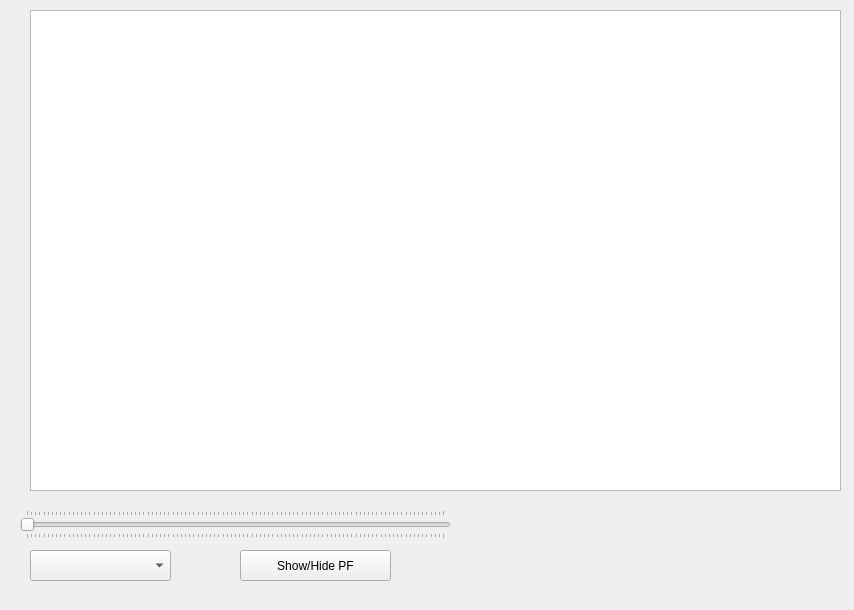
<?xml version="1.0" encoding="UTF-8"?>
<ui version="4.0">
 <class>plotdialog</class>
 <widget class="QDialog" name="plotdialog">
  <property name="geometry">
   <rect>
    <x>0</x>
    <y>0</y>
    <width>854</width>
    <height>610</height>
   </rect>
  </property>
  <property name="windowTitle">
   <string>Dialog</string>
  </property>
  <widget class="GraphicsLayoutWidget" name="graphicsView">
   <property name="geometry">
    <rect>
     <x>30</x>
     <y>10</y>
     <width>811</width>
     <height>481</height>
    </rect>
   </property>
  </widget>
  <widget class="QSlider" name="hslider">
   <property name="geometry">
    <rect>
     <x>20</x>
     <y>510</y>
     <width>431</width>
     <height>29</height>
    </rect>
   </property>
   <property name="maximum">
    <number>100</number>
   </property>
   <property name="orientation">
    <enum>Qt::Horizontal</enum>
   </property>
   <property name="tickPosition">
    <enum>QSlider::TicksBothSides</enum>
   </property>
  </widget>
  <widget class="QComboBox" name="comboBox">
   <property name="geometry">
    <rect>
     <x>30</x>
     <y>550</y>
     <width>141</width>
     <height>31</height>
    </rect>
   </property>
  </widget>
  <widget class="QToolButton" name="showbtn">
   <property name="geometry">
    <rect>
     <x>240</x>
     <y>550</y>
     <width>151</width>
     <height>31</height>
    </rect>
   </property>
   <property name="text">
    <string>Show/Hide PF</string>
   </property>
  </widget>
 </widget>
 <customwidgets>
  <customwidget>
   <class>GraphicsLayoutWidget</class>
   <extends>QGraphicsView</extends>
   <header location="global">pyqtgraph</header>
  </customwidget>
 </customwidgets>
 <resources/>
 <connections/>
</ui>
